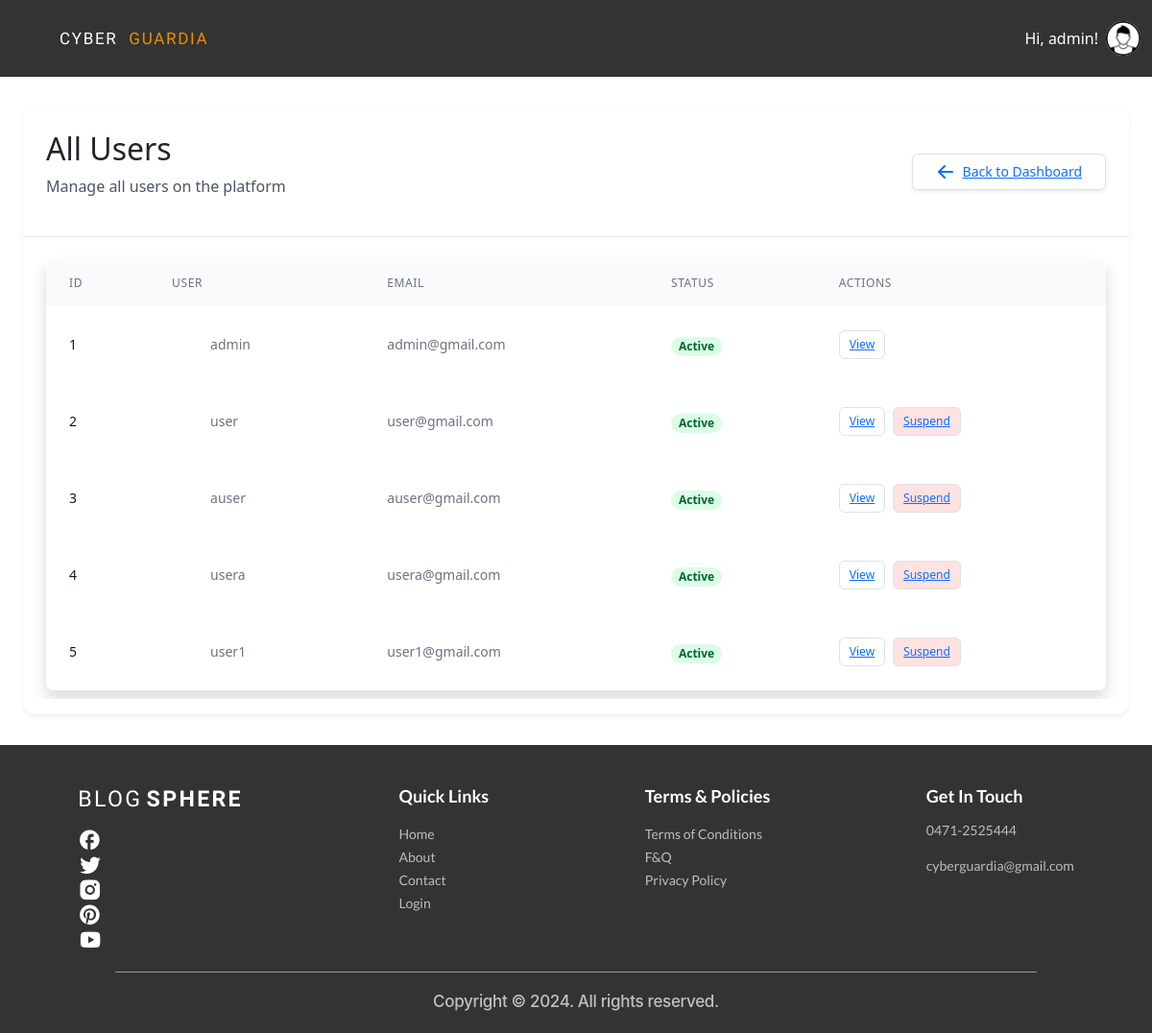
Page /admin_panel/users/ (signed in) on the earlier database version.
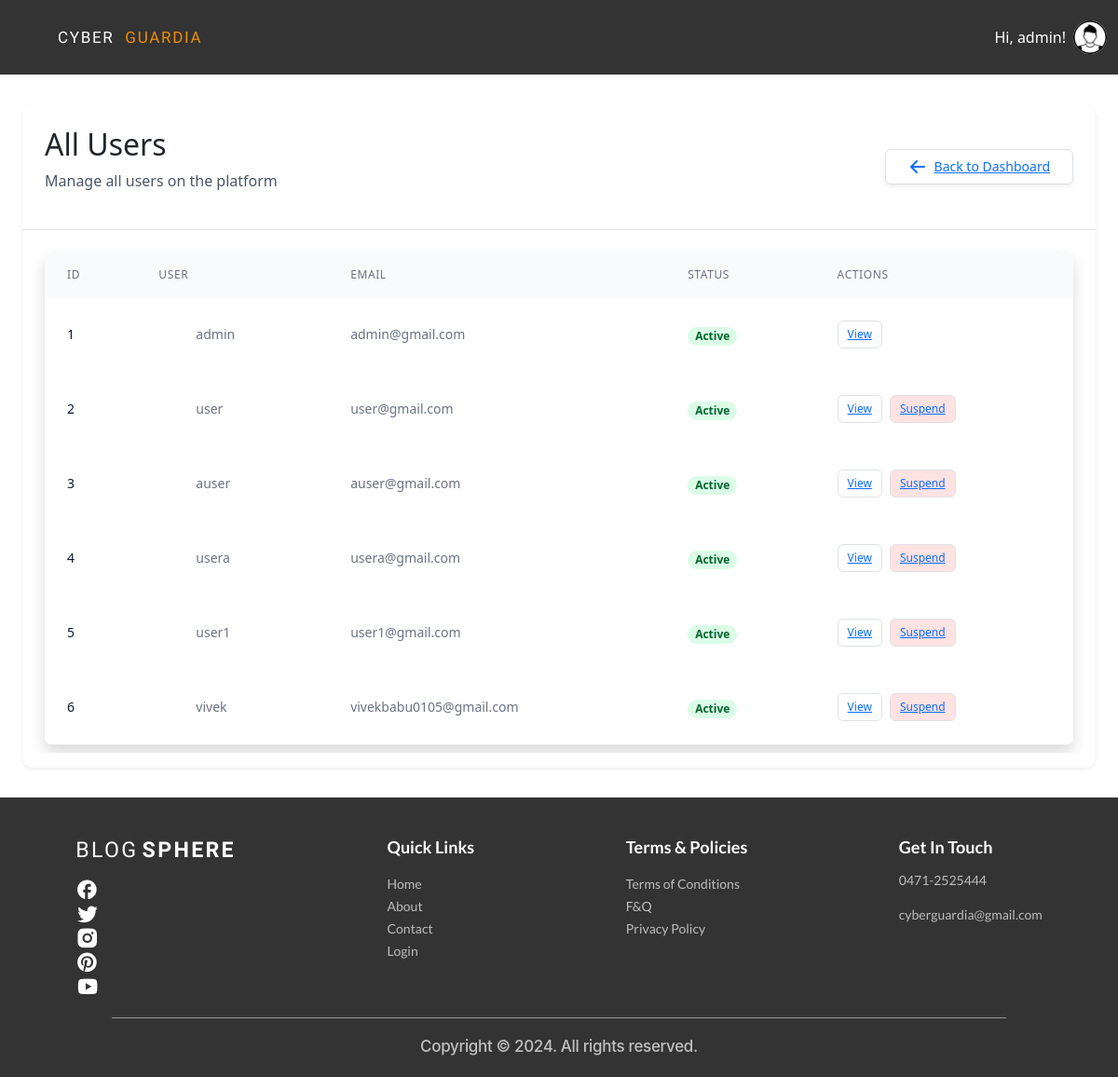
Same page on the later database version.
### account/models.py (models this page shows)
class User(AbstractUser):
    USER_TYPE_CHOICES = (
        ('normal', 'Normal User'),
        ('advertiser', 'Advertiser'),
    )
    user_type = models.CharField(max_length=20, choices=USER_TYPE_CHOICES, default='normal')

### admin_panel/views.py (the view)
# urls.py: path('users/', views.all_users, name='all_users'),
@never_cache
@login_required
@user_passes_test(is_admin)
def all_users(request):
    users = User.objects.all()
    return render(request, 'admin_panel/all_users.html', {'users':users})

### admin_panel/views.py (called while the page is built)
def is_admin(user):
    return user.is_superuser

### admin_panel/templates/admin_panel/all_users.html (shortened to what this page needs)
{% extends "base.html" %}
{% block content %}
<div class="max-w-7xl mx-auto px-4 sm:px-6 lg:px-8 py-8">
    <div class="bg-white dark:bg-gray-800 rounded-xl shadow-sm overflow-hidden">
        <div class="p-6 border-b border-gray-200 dark:border-gray-700 flex justify-between items-center">
            <div>
                <h2 class="text-2xl font-bold text-gray-900 dark:text-white">All Users</h2>
                <p class="text-gray-600 dark:text-gray-400">Manage all users on the platform</p>
            </div>
            <div>
                <a href="{% url 'admin_dashboard' %}" class="inline-flex items-center px-4 py-2 border border-gray-300 dark:border-gray-600 rounded-md shadow-sm text-sm font-medium text-gray-700 dark:text-gray-300 bg-white dark:bg-gray-800 hover:bg-gray-50 dark:hover:bg-gray-700 focus:outline-none focus:ring-2 focus:ring-offset-2 focus:ring-primary-500">
                    <svg xmlns="http://www.w3.org/2000/svg" class="h-5 w-5 mr-2" viewBox="0 0 20 20" fill="currentColor">
                        <path fill-rule="evenodd" d="M9.707 16.707a1 1 0 01-1.414 0l-6-6a1 1 0 010-1.414l6-6a1 1 0 011.414 1.414L5.414 9H17a1 1 0 110 2H5.414l4.293 4.293a1 1 0 010 1.414z" clip-rule="evenodd" />
                    </svg>
                    Back to Dashboard
                </a>
            </div>
        </div>
        <div class="p-6">
            <div class="flex flex-col">
                <div class="-my-2 overflow-x-auto sm:-mx-6 lg:-mx-8">
                    <div class="py-2 align-middle inline-block min-w-full sm:px-6 lg:px-8">
                        <div class="shadow overflow-hidden border-b border-gray-200 dark:border-gray-700 sm:rounded-lg">
                            <table class="min-w-full divide-y divide-gray-200 dark:divide-gray-700">
                                <thead class="bg-gray-50 dark:bg-gray-900">
                                    <tr>
                                        <th scope="col" class="px-6 py-3 text-left text-xs font-medium text-gray-500 dark:text-gray-400 uppercase tracking-wider">ID</th>
                                        <th scope="col" class="px-6 py-3 text-left text-xs font-medium text-gray-500 dark:text-gray-400 uppercase tracking-wider">User</th>
                                        <th scope="col" class="px-6 py-3 text-left text-xs font-medium text-gray-500 dark:text-gray-400 uppercase tracking-wider">Email</th>
                                        <th scope="col" class="px-6 py-3 text-left text-xs font-medium text-gray-500 dark:text-gray-400 uppercase tracking-wider">Status</th>
                                        <th scope="col" class="px-6 py-3 text-left text-xs font-medium text-gray-500 dark:text-gray-400 uppercase tracking-wider">Actions</th>
                                    </tr>
                                </thead>
                                <tbody class="bg-white dark:bg-gray-800 divide-y divide-gray-200 dark:divide-gray-700">
                                    {% for user in users %}
                                    <tr class="hover:bg-gray-50 dark:hover:bg-gray-700 transition-colors duration-150">
                                        <td class="px-6 py-4 whitespace-nowrap text-sm font-medium text-gray-900 dark:text-white">{{ user.id }}</td>
                                        <td class="px-6 py-4 whitespace-nowrap text-sm text-gray-500 dark:text-gray-400">
                                            <div class="flex items-center">
                                                <div class="h-8 w-8 rounded-full bg-primary-500 flex items-center justify-center text-white font-semibold mr-2">
                                                </div>
                                                <span>{{ user.username }}</span>
                                            </div>
                                        </td>
                                        <td class="px-6 py-4 whitespace-nowrap text-sm text-gray-500 dark:text-gray-400">{{ user.email }}</td>
                                        <td class="px-6 py-4 whitespace-nowrap">
                                            {% if user.is_active %}
                                            <span class="px-2 inline-flex text-xs leading-5 font-semibold rounded-full bg-green-100 text-green-800 dark:bg-green-900 dark:text-green-200">
                                                Active
                                            </span>
                                            {% else %}
                                            <span class="px-2 inline-flex text-xs leading-5 font-semibold rounded-full bg-red-100 text-red-800 dark:bg-red-900 dark:text-red-200">
                                                Inactive
                                            </span>
                                            {% endif %}
                                        </td>
                                        <td class="px-6 py-4 whitespace-nowrap text-sm font-medium">
                                            <div class="flex space-x-2">
                                                <a href="{% url 'user_profile_admin' user.username %}" class="inline-flex items-center px-2.5 py-1.5 border border-transparent text-xs font-medium rounded text-primary-700 bg-primary-100 hover:bg-primary-200 dark:bg-primary-900 dark:text-primary-300 dark:hover:bg-primary-800 focus:outline-none focus:ring-2 focus:ring-offset-2 focus:ring-primary-500">
                                                    View
                                                </a>
                                                {% if not user.is_superuser %}
                                                <a href="{% url 'suspend_user' user.id %}" class="inline-flex items-center px-2.5 py-1.5 border border-transparent text-xs font-medium rounded text-red-700 bg-red-100 hover:bg-red-200 dark:bg-red-900 dark:text-red-300 dark:hover:bg-red-800 focus:outline-none focus:ring-2 focus:ring-offset-2 focus:ring-red-500">
                                                    Suspend
                                                </a>
                                                {% endif %}
                                            </div>
                                        </td>
                                    </tr>
                                    {% empty %}
                                    <tr>
                                        <td colspan="5" class="px-6 py-4 text-center text-sm text-gray-500 dark:text-gray-400">No users found</td>
                                    </tr>
                                    {% endfor %}
                                </tbody>
                            </table>
                        </div>
                    </div>
                </div>
            </div>
        </div>
    </div>
</div>
{% endblock %}

### templates/base.html (shortened to what this page needs)
{% load static %}
<!doctype html>
<html>
    <head>
        <script src="https://cdn.jsdelivr.net/npm/@tailwindcss/browser@4"></script>
        <link
            rel="stylesheet"
            href="https://cdnjs.cloudflare.com/ajax/libs/font-awesome/6.0.0/css/all.min.css"
        />
        <link
            href="https://cdn.jsdelivr.net/npm/bootstrap@5.3.3/dist/css/bootstrap.min.css"
            rel="stylesheet"
        />
        <link
            rel="stylesheet"
            href="https://cdnjs.cloudflare.com/ajax/libs/font-awesome/6.7.2/css/fontawesome.min.css"
        />
        <link
            href="https://cdn.jsdelivr.net/npm/bootstrap-icons/font/bootstrap-icons.css"
            rel="stylesheet"
        />
        <link rel="stylesheet" href="{% static 'css/index.css' %}" />
        <link rel="stylesheet" href="font.css" />
    </head>
    <body>
        <nav class="navbar navbar-expand-sm">
            <div class="container-fluid">
                <a class="navbar-brand logo" href="{% url 'home' %}">
                    <span class="logo_Blog_Color">CYBER</span>&nbsp;
                    <span class="logo_color">GUARDIA</span>
                </a>
                    <div class="d-flex ms-auto">
                        {% if request.user.is_authenticated %}
                        <div class="relative" id="profile-dropdown">
                            <button
                                onclick="toggleProfileMenu()"
                                class="flex items-center gap-2 hover:text-orange-500 transition-colors cursor-pointer"
                            >
                                <div class="flex items-center gap-2">
                                    <span class="nav-link navbar_links"
                                        >Hi, {{user.username}}!</span
                                    >
                                    <img
                                        src="{% if user.profile.profile_image %}{{ user.profile.profile_image.url }}{% else %}{% static 'Images/images.png' %}{% endif %}"
                                        alt="Profile"
                                        class="w-9 h-9 rounded-full"
                                    />
                                </div>
                            </button>
                        </div>
                    </div>
                        {% endif %}
                    </div>
        </nav>
        {% block content %}
        {% endblock content %}
        <div class="footerBG">
            <div class="footerComponents">
                <div class="footer_sec_one">
                    <p>
                        <span class="footer_blog_color">BLOG</span>
                        <span class="footer_sphere_color">SPHERE</span>
                    </p>
                    <div class="footerIcons">
                        <a
                            href="https://www.facebook.com/login/"
                            target="_blank"
                            rel="noopener noreferrer"
                        >
                            <img
                                class="IconSpacing"
                                src="{% static 'Images/fb.png' %}"
                                alt="Facebook"
                            />
                        </a>
                        <a
                            href="https://x.com/i/flow/login?lang=en&mx=2"
                            target="_blank"
                            rel="noopener noreferrer"
                        >
                            <img
                                class="IconSpacing"
                                src="{% static 'Images/twitter.png' %}"
                                alt="Twitter"
                            />
                        </a>
                        <a
                            href="https://www.instagram.com/accounts/emailsignup/"
                            target="_blank"
                            rel="noopener noreferrer"
                        >
                            <img
                                class="IconSpacing"
                                src="{% static 'Images/insta.png' %}"
                                alt="Instagram"
                            />
                        </a>
                        <a
                            href="https://in.pinterest.com/login/"
                            target="_blank"
                            rel="noopener noreferrer"
                        >
                            <img
                                class="IconSpacing"
                                src="{% static 'Images/pinterest.png' %}"
                                alt="Pinterest"
                            />
                        </a>
                        <a
                            href="https://www.youtube.com/account"
                            target="_blank"
                            rel="noopener noreferrer"
                        >
                            <img
                                class="IconSpacing"
                                src="{% static 'Images/ytb.png' %}"
                                alt="YouTube"
                            />
                        </a>
                    </div>
                </div>
                <div class="footer_sec_two">
                    <p class="footer_QuickLinks">Quick Links</p>
                    <ul>
                        <li><a class="footerList" href="/">Home</a></li>
                        <li><a class="footerList" href="/about">About</a></li>
                        <li>
                            <a class="footerList" href="/contact">Contact</a>
                        </li>
                        <li><a class="footerList" href="/login">Login</a></li>
                    </ul>
                </div>
                <div class="footer_sec_three">
                    <p class="footer_terms_and_polices">Terms & Policies</p>
                    <ul>
                        <li>
                            <a class="footerList" href="/terms-of-conditions"
                                >Terms of Conditions</a
                            >
                        </li>
                        <li><a class="footerList" href="/f&q">F&Q</a></li>
                        <li>
                            <a class="footerList" href="/privacy-policy"
                                >Privacy Policy</a
                            >
                        </li>
                    </ul>
                </div>
                <div class="footer_sec_four">
                    <p class="footer_get_in_touch">Get In Touch</p>
                    <ul>
                        <li class="footerList">0471-2525444</li>
                        <li class="footerList">cyberguardia@gmail.com</li>
                    </ul>
                </div>
            </div>
            <hr class="footer_bottom_line" />
            <p class="Footer_copyright">
                Copyright &copy; 2024. All rights reserved.
            </p>
        </div>
</body>
</html>

Differences in the rows shown:
added User: id "6", username "vivek", email "vivekbabu0105@gmail.com", is_active "Active", is_superuser "Suspend"
